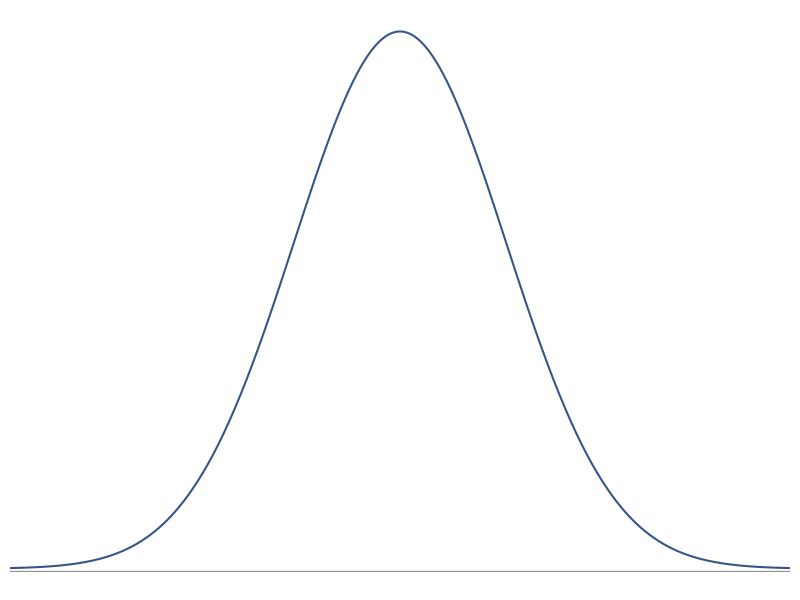

Source code (R):
#===> plot <===#
par(mfrow=c(1,1), las=1, mar=0.5*c(1,1,1,1))

# curve 1
X <- seq(-4,4,0.01)
Y <- dnorm(X)
plot(X, Y, type='l', axes=F, xlim=c(-3.4,3.4), col='#335588', lwd=2)
#axis(1, at=-3:3)
abline(h=-0.002, col='#888888')
